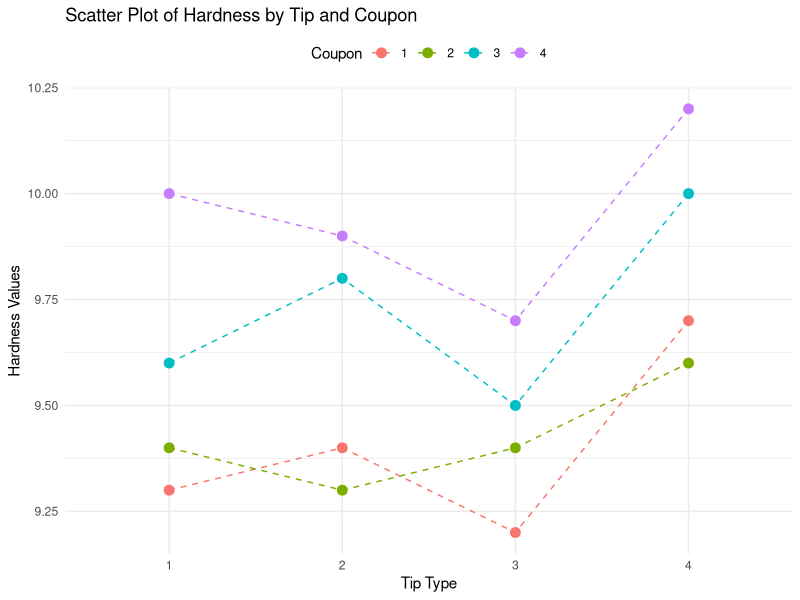

The R source for this figure:
## ---- chunk 1
# Function to create randomized block design
randomized_block_design <- function(tips, coupons) {
  
  # Ensure reproducibility
  set.seed(123)
  
  # Initialize a data frame to store the randomized block design
  design <- data.frame(Coupon = rep(coupons, each = length(tips)),
                       Tip = rep(tips, times = length(coupons)),
                       RandomOrder = NA)
  
  for (i in 1:length(coupons)) {
    design$RandomOrder[design$Coupon == coupons[i]] <- sample(1:length(tips))
  }
  
  return(design)
}

# Define the tips and coupons
tips <- 1:4           # 4 types of tips
coupons <- 1:4        # 4 coupons (blocks)

# Generate the randomized block design
df <- randomized_block_design(tips, coupons)

# Add the hardness values from the table 
hardness_values <- c(9.3, 9.4, 9.2, 9.7, 
                     9.4, 9.3, 9.4, 9.6, 
                     9.6, 9.8, 9.5, 10.0, 
                     10.0, 9.9, 9.7, 10.2)

# Add the hardness values as a new column in df
df$Hardness <- hardness_values
df
## ---- chunk 2
# Load necessary library
library(ggplot2)

# Create a scatter plot
ggplot(df, aes(x = factor(Tip), y = Hardness, color = factor(Coupon))) +
  geom_point(size = 3) +   # Add points
  geom_line(aes(group = Coupon), linetype = "dashed") + # Connect points with dashed lines
  labs(title = "Scatter Plot of Hardness by Tip and Coupon",
       x = "Tip Type",
       y = "Hardness Values",
       color = "Coupon") +
  theme_minimal() +
  theme(legend.position = "top")

## ---- chunk 3
df$Coupon <- as.factor(df$Coupon)  # Convert Coupon to factor
df$Tip <- as.factor(df$Tip)         # Convert Tip to factor
# Perform ANOVA to test for differences in hardness across tips
anova_mod <- aov(Hardness ~ Tip + Coupon, data = df)
summary(anova_mod)
## ---- chunk 4
mean_hardness <- aggregate(Hardness ~ Tip, data = df, FUN = mean)
print(mean_hardness)
## ---- chunk 5
predict(anova_mod, df2 = data.frame(Tip = 2, Coupon = 3))  # Tip 2, Coupon 3
predict(anova_mod, df2 = data.frame(Tip = 4, Coupon = 1))  # Tip 4, Coupon 1
## ---- chunk 6
anova_mod2 <- aov(Hardness ~ Tip, data = df)
summary(anova_mod2)
## ---- chunk 7
# Load the data
crops_data <- read.table("crops.txt", header = TRUE)
crops_data
## ---- chunk 8
crops_data$County <- as.factor(crops_data$County)  # Convert to factor
crops_data$Related <- as.factor(crops_data$Related)  # Convert to factor

# Perform two-way ANOVA
anova_model1 <- aov(Crops ~ County * Related, data = crops_data)
summary(anova_model1)
## ---- chunk 9
# Make the prediction using the ANOVA model
predicted_value <- predict(anova_model1, newdata = data.frame(County = '3', Related = "no"))
predicted_value
## ---- chunk 10
# Include Size and investigate the interaction with County and Related
anova_model2 <- aov(Crops ~ County * Related + Size + Size:County + Size:Related, data = crops_data)
summary(anova_model2)
## ---- chunk 11
# Compare models using AIC
step(anova_model2)
## ---- chunk 12
# Use the final model from (b) to make predictions
predicted_value <- predict(anova_model2, newdata = data.frame(County = '2', Size = 165, Related = "yes"))
predicted_value
## ---- chunk 13
# Load the required libraries
library(MASS)      # For the Boston dataset
library(glmnet)    # For LASSO implementation

# Load the Boston dataset
data("Boston")

# Remove categorical variables 'chas' and 'rad'
boston_data <- Boston[, !(names(Boston) %in% c("chas", "rad"))]
head(boston_data,5)
## ---- chunk 14
# Set seed for reproducibility
set.seed(123)

# Define the response (medv) and predictor variables
response <- boston_data$medv
predictors <- as.matrix(boston_data[, -which(names(boston_data) == "medv")])

# Split the data into training and testing sets (70% train, 30% test)
train_indices <- sample(1:nrow(boston_data), nrow(boston_data) * 0.7)
train_x <- predictors[train_indices, ]
train_y <- response[train_indices]
test_x <- predictors[-train_indices, ]
test_y <- response[-train_indices]
## ---- chunk 15
# Fit LASSO model using cross-validation
lasso_model <- cv.glmnet(train_x, train_y, alpha = 1)  # alpha=1 indicates LASSO

# Lambda values
lambda_min <- lasso_model$lambda.min
lambda_1se <- lasso_model$lambda.1se

# Coefficients for the selected lambda
lasso_coefs <- coef(lasso_model, s = "lambda.1se")
print(lasso_coefs)
## ---- chunk 16
# Predict on the test data using the lambda.1se
lasso_pred <- predict(lasso_model, s = "lambda.1se", newx = test_x)

# Calculate Mean Squared Error (MSE) for LASSO
lasso_mse <- mean((lasso_pred - test_y)^2)
print(paste("LASSO Test MSE:", lasso_mse))
## ---- chunk 17
# Fit a full linear model
full_model <- lm(medv ~ ., data = boston_data[train_indices, ])

# Predict on the test data
full_pred <- predict(full_model, newdata = as.data.frame(test_x))

# Calculate Mean Squared Error (MSE) for full model
full_mse <- mean((full_pred - test_y)^2)
print(paste("Full Model Test MSE:", full_mse))
